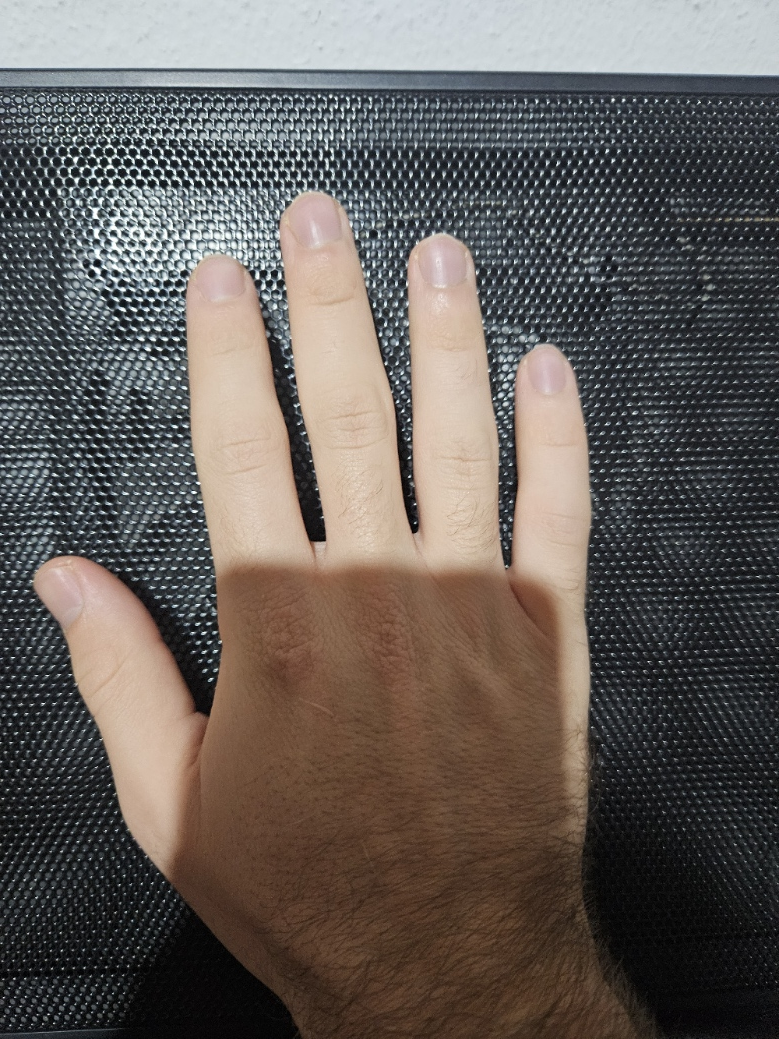
#> input picture pyimagesearch/Start/step4NuildMiniProjeWithOpenCv/input/hand.jpg, 779 x 1039 px
$ python center_of_shape.py --image ../input/hand.jpg
#> lines starting #> are read from the running program, lines starting #| are printed output that depends on the picture; after the words box and inside, x2 and y2 are one past the last pixel; in counts of white or black regions, pixels touching at a corner belong together
import argparse
import imutils
import cv2
# construct the argument parse and parse the arguments
ap = argparse.ArgumentParser()
ap.add_argument("-i", "--image", required=True,
	help="path to the input image")
args = vars(ap.parse_args())
# load the image, convert it to grayscale, blur it slightly,
# and threshold it
image = cv2.imread(args["image"])
#> image is the input picture: shape (1039, 779, 3); mean B, G, R 89.7, 94.1, 100.7
gray = cv2.cvtColor(image, cv2.COLOR_BGR2GRAY)
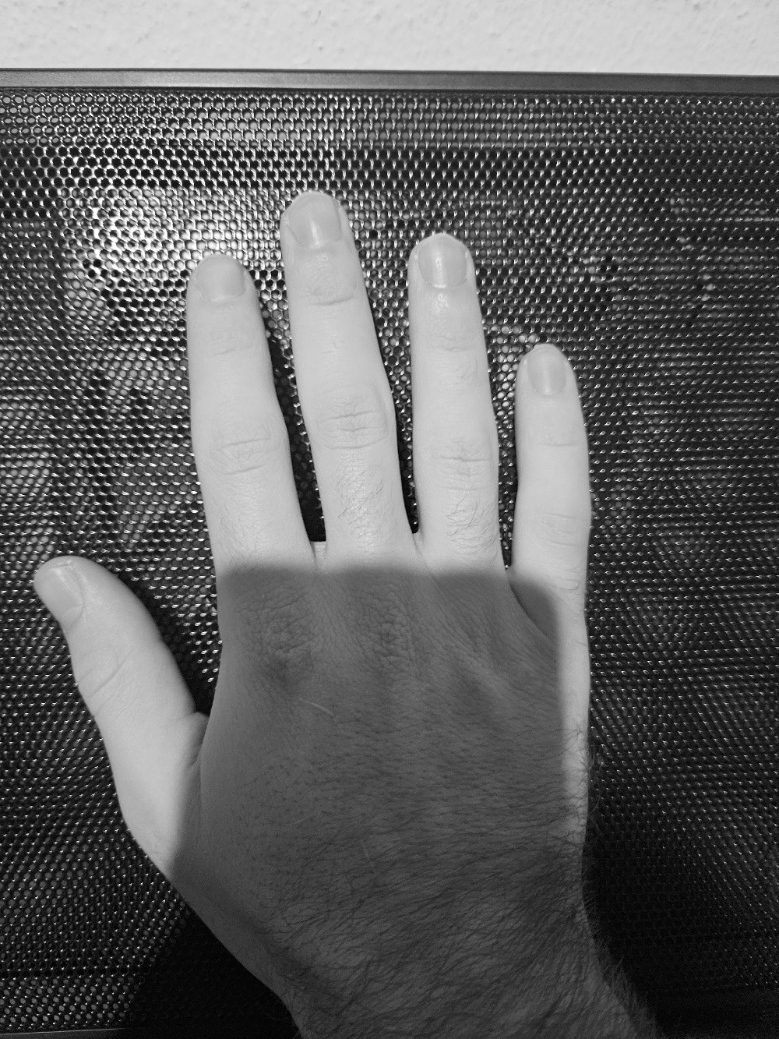
#> gray: shape (1039, 779); min 0, max 255, mean 95.6
blurred = cv2.GaussianBlur(gray, (5, 5), 0)
thresh = cv2.threshold(blurred, 60, 255, cv2.THRESH_BINARY)[1]
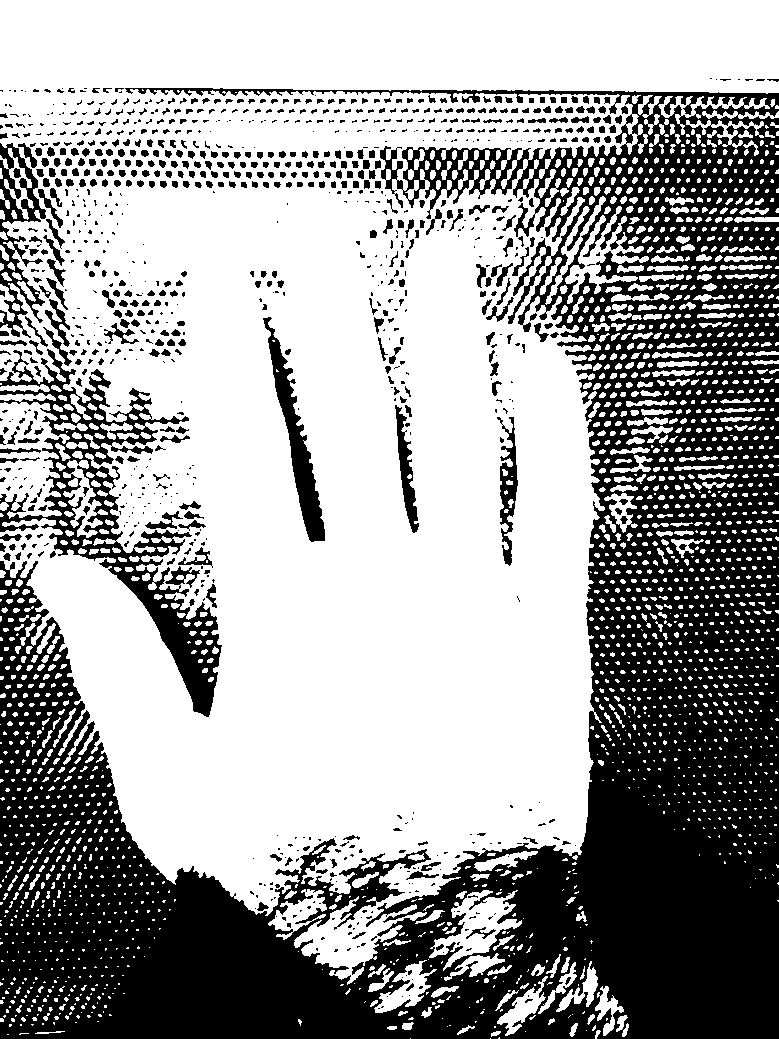
#> thresh: shape (1039, 779); 62.2% white; 992 black regions (571 under 20 px)
'''[1] in manasını hatırlamadım ve chatgit ye sordum , cevabı :
Gri tonlamalı görüntü üzerinde eşikleme işlemi yapmaktadır. Fonksiyonu ve [1] ifadesinin anlamını şu şekilde açıklayabiliriz:

cv2.threshold: Bu fonksiyon, giriş görüntüsündeki her piksel üzerinde sabit bir seviyedeki eşikleme işlemi uygulamak için kullanılır. Belirli bir eşik değerinden büyük olan pikseller, belirli bir maksimum değere (bu durumda 255) ayarlanır ve eşik değerinden küçük veya eşit olan pikseller sıfıra ayarlanır.

blurred: Bulanık gri tonlamalı görüntü, eşikleme işleminin uygulandığı giriş.

60: Bu, eşik değeridir. 60'tan büyük olan pikseller 255'e ayarlanacak ve 60'a eşit veya küçük olan pikseller sıfıra ayarlanacaktır.

255: Bu, eşik değerinden yüksek olan piksellere atanacak maksimum değerdir.

cv2.THRESH_BINARY: Bu, uygulanan eşikleme türünü belirtir. Bu durumda, bir pikselin yoğunluğu eşik değerinden büyükse, maksimum değere (255) ayarlanır, aksi takdirde sıfıra ayarlanır.

Satırdaki [1], cv2.threshold fonksiyonunun döndürdüğü demetin ikinci elemanına erişmek için kullanılır. Fonksiyon, iki elemanlı bir demet döndürür: kullanılan eşik değeri (bu durumda kullanılmaz ve genellikle _ ile adlandırılır) ve eşiklenmiş görüntü. [1] kullanarak kod, demetten eşiklenmiş görüntüyü çıkartır ve thresh değişkenine atar.

Özetle, bu satır, bulanık görüntüye ikili eşikleme uygulamakta ve [1] kullanılarak eşiklenmiş görüntü demetten çıkartılarak thresh değişkenine atanmaktadır.
'''
# find contours in the thresholded image
cnts = cv2.findContours(thresh.copy(), cv2.RETR_EXTERNAL,
	cv2.CHAIN_APPROX_SIMPLE)
#> cnts = 2013 contours, 1636 with area under 20; largest, box (x1, y1, x2, y2) and area: (0, 0, 779, 985) 466027, (0, 393, 70, 519) 5300, (429, 890, 522, 971) 2813, (565, 206, 649, 304) 1944, (374, 960, 437, 1013) 1188
cnts = imutils.grab_contours(cnts)
''' ezberimdeydi ama anlamlarını tam hatırlayamadım ve bu sebepten chatgpt ye sordum , cevabı :
Bu kod, OpenCV ve imutils kütüphanelerini kullanarak kontur (sınırlayıcı çizgi) tespiti işlemlerini gerçekleştiriyor. İşte kodun bu bölümünün ayrıntıları:

cv2.findContours(thresh.copy(), cv2.RETR_EXTERNAL, cv2.CHAIN_APPROX_SIMPLE):

thresh.copy(): Bu, eşiklenmiş görüntünün bir kopyasını oluşturur. Kontur tespiti işlemi sırasında orijinal görüntünün değişmemesi için bu kopya kullanılır.
cv2.RETR_EXTERNAL: Bu, konturların sadece dış konturlarını almayı belirtir. Yani, iç içe geçmiş konturların içindeki konturları almaz.
cv2.CHAIN_APPROX_SIMPLE: Bu, konturun temsilini daha basitleştirmek için kullanılır. Örneğin, bir çizginin ardışık pikselleri arasındaki bağlantıyı temsil etmek için sadece uç noktaları saklar.
cnts = imutils.grab_contours(cnts):

imutils.grab_contours fonksiyonu, OpenCV'nin farklı sürümleri arasındaki uyumsuzlukları ele almak için tasarlanmış bir yardımcı işlemdir. Bu durumda, cv2.findContours işlevinin döndürdüğü değerlerin uygun bir şekilde elde edilmesini sağlar.
cnts değişkeni, kontur tespiti işleminden elde edilen konturları içerir. cnts değişkeni, farklı OpenCV sürümlerinde uyumluluk sağlamak için kullanılan imutils fonksiyonu tarafından düzenlenmiştir.
Bu kod parçasının genel amacı, belirli bir eşik değeri uygulanmış görüntü üzerinde kontur tespiti yapmaktır. Elde edilen konturlar daha sonra çeşitli amaçlar için kullanılabilir, örneğin nesne tanıma, nesne sınırlarını çizme veya nesne alanını hesaplama gibi görsel işleme görevlerinde.
'''
# loop over the contours
for c in cnts:
	# compute the center of the contour
	M = cv2.moments(c)
#> (the run stopped early here; a loop or call above may not have finished)
